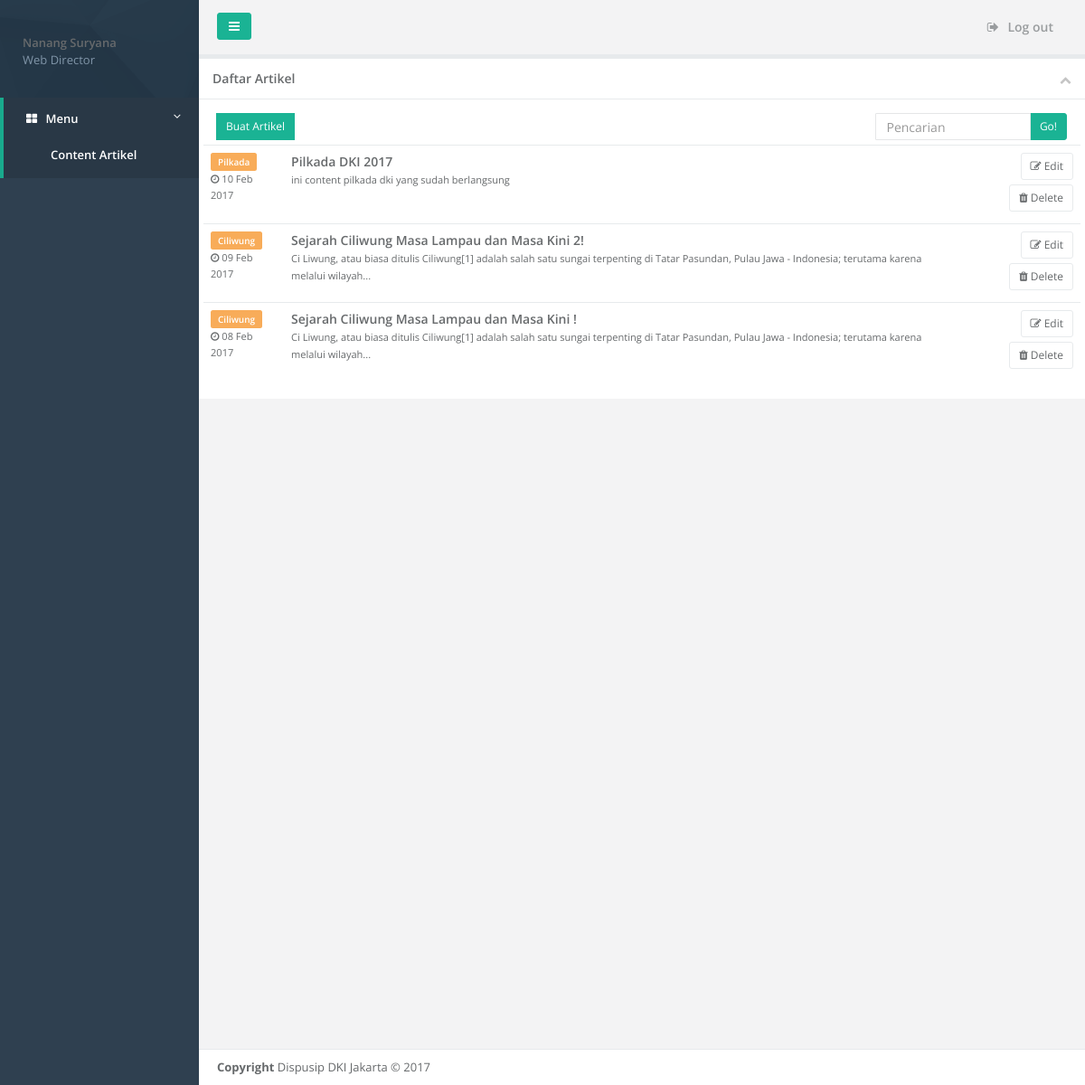
Page /form/admin/ (signed in) on the earlier database version.
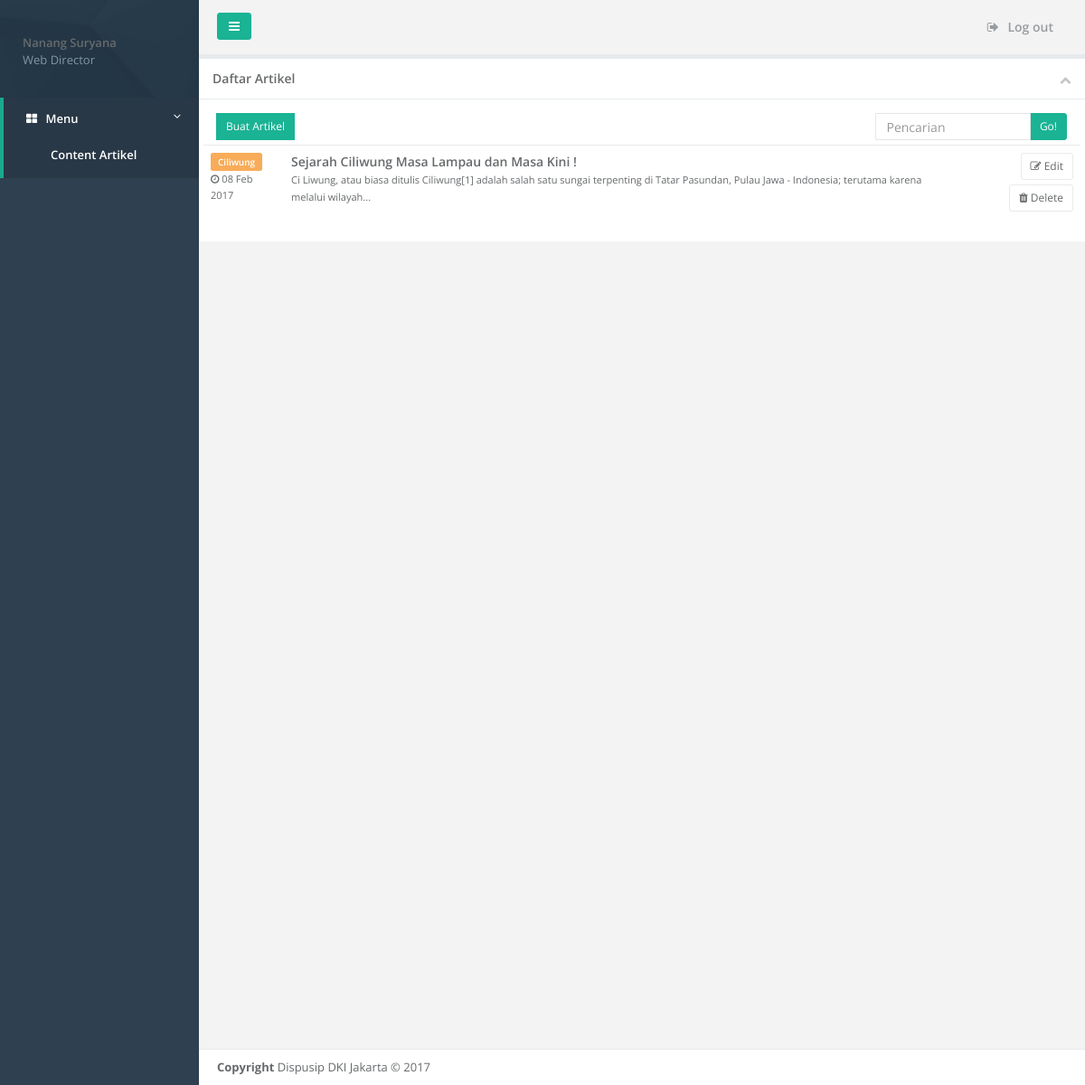
Same page on the later database version.
### tables this page shows
CREATE TABLE `tbl_artikel` (
  `sid` varchar(36) NOT NULL,
  `tanggal` date NOT NULL,
  `judul` varchar(100) NOT NULL,
  `author` varchar(100) NOT NULL,
  `isi` text NOT NULL,
  `category` varchar(50) NOT NULL,
  `cover` varchar(50) DEFAULT NULL,
  `viewed` int(5) DEFAULT '0',
  `is_publish` tinyint(1) NOT NULL DEFAULT '0'
);

### config/configuration.php (called while the page is built, shortened)
<?php
    function get_tanggal($tanggal) {
        $day = date('d', strtotime($tanggal));
        $year = date('Y', strtotime($tanggal));
        $month = date('M', strtotime($tanggal));
        $monthList = array(
            "Jan" => "Jan",
            "Feb" => "Feb",
            "Mar" => "Mar",
            "Apr" => "Apr",
            "May" => "Mei",
            "Jun" => "Jun",
            "Jul" => "Jul",
            "Aug" => "Ags",
            "Sep" => "Sep",
            "Oct" => "Okt",
            "Nov" => "Nov",
            "Dec" => "Des"
        );
        return $day." ".$monthList[$month]." ".$year;
    }
    function trim_text($input, $length, $ellipses = true, $strip_html = true) {
        if ($strip_html) {
            $input = strip_tags($input);
        }
        if (strlen($input) <= $length) {
            return $input;
        }
        $last_space = strrpos(substr($input, 0, $length), ' ');
        $trimmed_text = substr($input, 0, $last_space);
        if ($ellipses) {
            $trimmed_text .= '...';
        }
        return $trimmed_text;
    }
?>

### form/admin/admin_list_artikel.php (the view)
<div class="ibox float-e-margins">
    <div class="ibox-title">
        <h5>Daftar Artikel</h5>
        <div class="ibox-tools">
            <a class="collapse-link">
                <i class="fa fa-chevron-up"></i>
            </a>
        </div>
    </div>
    <div class="ibox-content">
        <div class="row">
            <div class="col-sm-9">
                <span class="input-group-btn">
                    <a href="?p=create-artikel" type="button" class="btn btn-sm btn-primary"> Buat Artikel</a>
                </span>
            </div>
            <div class="col-sm-3">
                <form method="post" action="">
                    <div class="input-group">
                        <input type="text" name="src_search" value="" placeholder="Pencarian" class="input-sm form-control" />
                        <span class="input-group-btn">
                            <button type="button" class="btn btn-sm btn-primary"> Go!</button>
                        </span>
                    </div>
                </form>
            </div>
        </div>
        <div class="row">
            <table class="table table-hover no-margins">
                <tbody>
                <?php
                    $user_sid = $_SESSION['user_sid'];
                    $sql = mysqli_query($conn, "SELECT * FROM tbl_artikel where is_publish = 1 and author = '$user_sid' order by tanggal desc");
                    while($arr = mysqli_fetch_array($sql)) {
                        $sid = $arr['sid'];
                ?>
                <tr>
                    <td class="project-status">
                        <span class="label label-warning"><?php echo $arr['category']; ?></span>
                        <br/>
                        <small><i class="fa fa-clock-o"></i> <?php echo get_tanggal($arr['tanggal']);?></small>
                    </td>
                    <td class="project-title">
                        <a href="#"><?php echo $arr['judul']; ?></a>
                        <br/>
                        <small><?php echo trim_text(htmlspecialchars_decode($arr['isi']), 170);?></small>
                    </td>
                    <td class="project-actions">
                        <a class="btn btn-white btn-sm" href="?p=create-artikel&id=<?php echo $sid;?>"><i class="fa fa-pencil-square-o"></i> Edit</a>
                        <a class="btn btn-white btn-sm btnDelete" onclick="deleteAction('<?php echo $sid;?>')"><i class="fa fa-trash"></i> Delete</a>
                    </td>
                </tr>
                <?php } ?>
                </tbody>
            </table>
        </div>
    </div>
</div>

Differences in the rows shown:
removed tbl_artikel: category "Pilkada", tanggal "10 Feb 2017", judul "Pilkada DKI 2017", isi "ini content pilkada dki yang sudah berlangsung"
removed tbl_artikel: category "Ciliwung", tanggal "09 Feb 2017", judul "Sejarah Ciliwung Masa Lampau dan Masa Kini 2!", isi "Ci Liwung, atau biasa ditulis Ciliwung[1] adalah salah satu sungai terpenting di Tatar Pasundan, Pulau Jawa - Indonesia; terutama karena melalui wilayah..."
